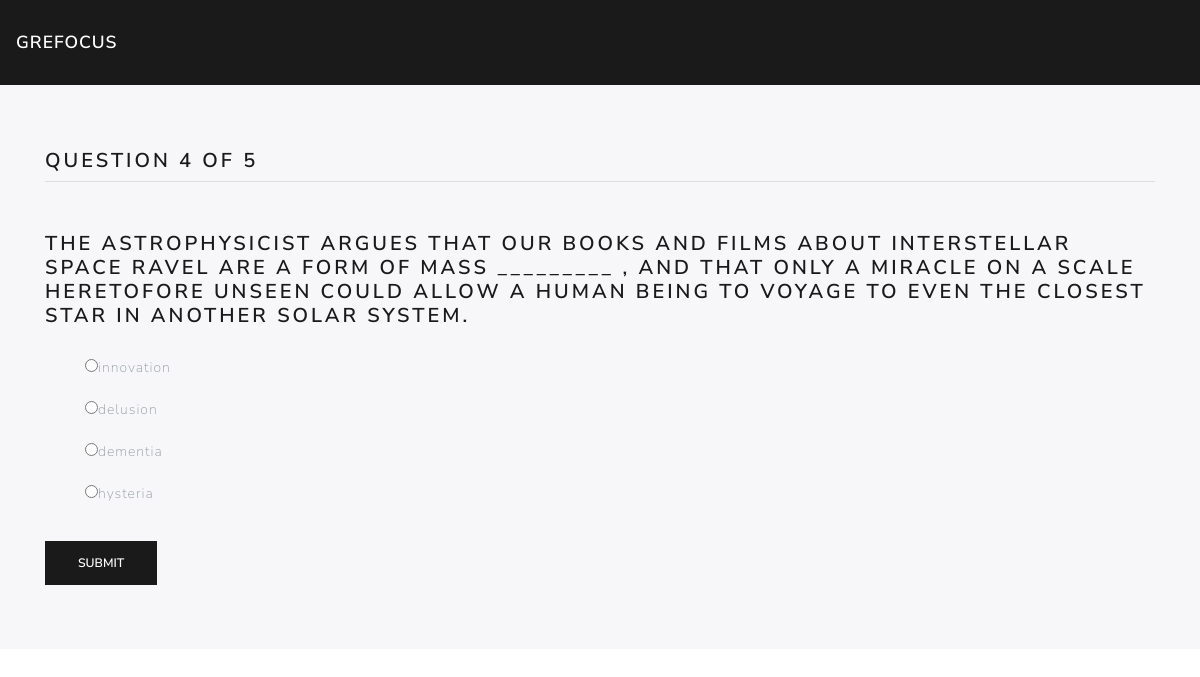
The page /vt1/vt1.php?n=4 on the database its author committed.
### tables this page shows
CREATE TABLE `vt1questions` (
  `q_no` int(11) NOT NULL,
  `question` text NOT NULL
);

CREATE TABLE `vt1options` (
  `id` int(11) NOT NULL,
  `q_no` int(11) NOT NULL,
  `is_correct` tinyint(1) NOT NULL DEFAULT '0',
  `text` text NOT NULL
);

### vt1/vt1.php (the view, shortened to what this page needs)
<?php
include '../php/config.php';
?>
<?php
    $number = (int) $_GET['n'];
    $query1 = "SELECT * FROM vt1questions WHERE q_no = $number";
    $result1 = mysqli_query($con, $query1);
    $question = mysqli_fetch_assoc($result1);
    $query2 = "SELECT * FROM vt1options WHERE q_no = $number";
    $result2 = mysqli_query($con, $query2);
    $query3 = "SELECT * FROM vt1questions";
    $result3 = mysqli_query($con, $query3);
    $total = mysqli_num_rows($result3);
?>
<!doctype html>
<html lang="en">
<head>
  <link rel="stylesheet" href="../css/bootstrap.min.css">
</head>
<body>
  <nav class="navbar navbar-expand-lg navbar-dark bg-primary">
    <a class="navbar-brand" href="index.php">GREFocus</a>
  </nav>
  <div class="jumbotron jumbotron-fluid">
      <div class="container">
      <h4 class="current">Question <?php echo $question['q_no'];?> of <?php echo $total; ?></h4>
            <hr class="my-2">
            <br><br>
          <h4 class="question">
          <?php
            echo $question['question'];
          ?>
          </h4>
          <form method="POST" action="process.php">
            <ul class="options" style="list-style-type: none">
                <br>
                <?php while($row = mysqli_fetch_assoc($result2)): ?>
                <li><input type="radio" name="option" value="<?php echo $row['id']; ?>"><?php echo $row['text']; ?></li>
                <br>
                <?php endwhile; ?>
            </ul>
            <input type="submit" value="Submit" class="btn btn-primary">
          </form>
      </div>
  </div>
</body>
</html>

### rows shown on the page
vt1questions: q_no "4", question "THE ASTROPHYSICIST ARGUES THAT OUR BOOKS AND FILMS ABOUT INTERSTELLAR SPACE RAVEL ARE A FORM OF MASS _________ , AND THAT ONLY A MIRACLE ON A SCALE HERETOFORE UNSEEN COULD ALLOW A HUMAN BEING TO VOYAGE TO EVEN THE CLOSEST STAR IN ANOTHER SOLAR SYSTEM."
vt1options: text "innovation"
vt1options: text "delusion"
vt1options: text "dementia"
vt1options: text "hysteria"

### other values the page prints
$total "5"
